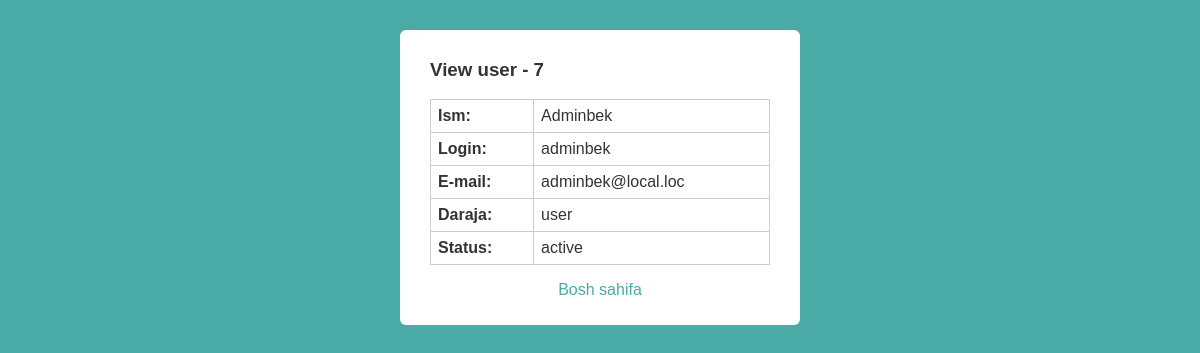
Screenshot of /view.php?id=7 with the database file from the repository.
### tables this page shows
CREATE TABLE `users` (
  `id` int(11) NOT NULL,
  `fullname` varchar(100) DEFAULT NULL,
  `email` varchar(100) NOT NULL,
  `username` varchar(100) NOT NULL,
  `password` varchar(100) NOT NULL,
  `role` varchar(10) NOT NULL,
  `status` varchar(10) NOT NULL,
  `regdate` varchar(100) NOT NULL,
  `updateDate` varchar(100) NOT NULL
);

### view.php (the view, shortened to what this page needs)
<?php
if($_SESSION['role'] === 'user') {
	header("Location: index.php");
	exit();
} else {
	include "dbconfig.php";
	if(isset($_GET['id'])) {
		$id = $_GET['id'];
		$sqlUser = mysqli_query($conn, "SELECT * FROM users WHERE id = '$id'");
		$res = mysqli_fetch_assoc($sqlUser);
		$fullname = $res['fullname'];
		$username = $res['username'];
		$email = $res['email'];
		$role = $res['role'];
		$status = $res['status'];
	}
}
?>
<!DOCTYPE html>
<html>
<head>
	<link rel="stylesheet" href="style.css">
</head>
<body>
	<div class="wrapper">
		<h3>View user - <?=$id;?></h3>
		<table>
			<tbody>
				<tr>
					<th>Ism:</th>
					<td><?=$fullname;?></td>
				</tr>
				<tr>
					<th>Login:</th>
					<td><?=$username;?></td>
				</tr>
				<tr>
					<th>E-mail:</th>
					<td><?=$email;?></td>
				</tr>
				<tr>
					<th>Daraja:</th>
					<td><?=$role;?></td>
				</tr>
				<tr>
					<th>Status:</th>
					<td><?=$status;?></td>
				</tr>
			</tbody>
		</table>
		<p>
			<a href="index.php">Bosh sahifa</a>
		</p>
	</div>
</body>
</html>

### style.css (style rules this page uses)
* { font-family: Verdana, sans-serif; box-sizing: border-box; }
body { background: #4aaaa5; }
.wrapper { max-width: 400px; background: #fff; color: #333; margin: 30px auto; padding: 10px 30px; border-radius: 6px; }
p { text-align: center; }
p a { text-decoration: none; color: #4aaaa5; }
table { width: 100%; border: 1px solid #ccc; border-collapse: collapse; }
th, td { text-align: left; padding: 7px; border: 1px solid #ccc; }

### rows the page displays
users: fullname "Adminbek", username "adminbek", email "adminbek@local.loc", role "user", status "active"

### other values shown
$id "7"
